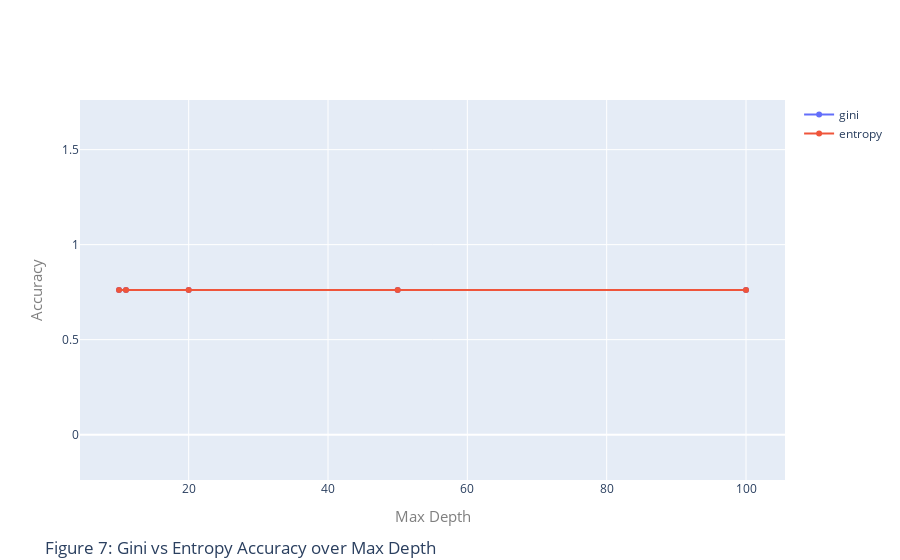

Notebook code for this chart:
### Code cell
plotGiniEntropy()

### Figure 1 — Plotly figure (JSON) as saved in the notebook; plotly's stock layout.template omitted (floating-point values rounded to 4 significant figures)
{"data": [{"mode": "lines+markers", "name": "gini", "type": "scatter", "x": [10, 11, 20, 50, 100], "y": [0.7612, 0.7612, 0.7612, 0.7612, 0.7612]}, {"mode": "lines+markers", "name": "entropy", "type": "scatter", "x": [10, 11, 20, 50, 100], "y": [0.7612, 0.7612, 0.7612, 0.7612, 0.7612]}], "layout": {"title": {"text": "Figure 7: Gini vs Entropy Accuracy over Max Depth", "xref": "container", "y": 0.01}, "xaxis": {"title": {"font": {"color": "#7f7f7f", "size": 15}, "text": "Max Depth"}}, "yaxis": {"title": {"font": {"color": "#7f7f7f", "size": 15}, "text": "Accuracy"}}}}
